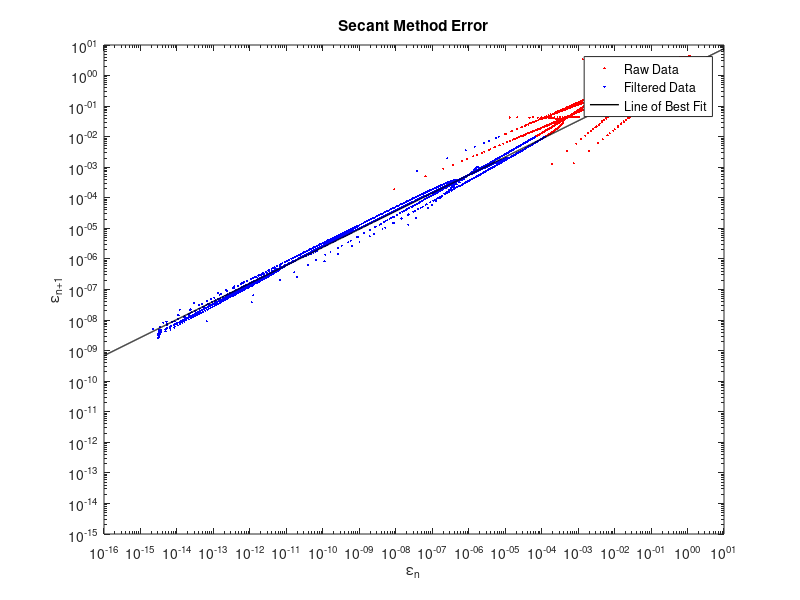

The MATLAB script that drew this image:
%template for testing your basic root finding implementations
function basic_solver_with_tests_template()
    xvals = linspace(-50,50,201);
    [yvals,~] = test_func01(xvals);

    % hold on
    % axis([-15,40,-50,80]);
    % plot(xvals,yvals,'r','linewidth',2);
    % plot(xvals,0*xvals,'k--','linewidth',1);
    % xlabel('x'); ylabel('y'); title('Test Function 1');

    % %Newton's method example test
    % 
    % x0_guess = linspace(1,3.5,1000);
    % en_list=[];
    % en1_list=[];
    % index_list = []; %line 36
    % figure()
    % 
    % 
    % for i=1:1000
    % 
    % 
    %     [x_sol, xs_list, xs1_list] = newton_solver(@test_func01,x0_guess(i));  
    % 
    % 
    %     en=abs(xs_list-x_sol);
    %     en1=abs(xs1_list-x_sol);
    %     en_list=[en_list,en];
    %     en1_list=[en1_list,en1];
    % 
    %     index_list = [index_list,1:length(en)]; %line 54
    % 
    % end
    %     x_regression = []; % e_n
    %     y_regression = []; % e_{n+1}
    %     filter_list = [1e-15, 1e-2, 1e-14, 1e-2, 2];
    %     % iterate through the collected data
    %     for n=1:length(index_list)
    %     %if the error is not too big or too small
    %     %and it was enough iterations into the trial...
    %         if en_list(n)>filter_list(1) && en_list(n)<filter_list(2) && ...
    %         en1_list(n)>filter_list(3) && en1_list(n)<filter_list(4) && ...
    %         index_list(n)>filter_list(5)
    %             %then add it to the set of points for regression
    %             x_regression(end+1) = en_list(n);
    %             y_regression(end+1) = en1_list(n);
    %         end
    % 
    %     end
    % 
    % 
    %  % plot(x0_guess,test_func01(x0_guess),'bo','markerfacecolor','b','markersize',5);
    %  % 
    %  % 
    %  % plot(x_sol,test_func01(x_sol),'go','markerfacecolor','g','markersize',5);
    %  loglog(en_list,en1_list,'r.', 'MarkerSize',5 ); hold on
    %  loglog(x_regression,y_regression,'b.', 'MarkerSize',5);
    %  [p,k] = generate_error_fit(x_regression,y_regression);
    % % 
    % %example for how to plot fit line
    % %generate x data on a logarithmic range
    % fit_line_x = 10.^[-16:.01:1];
    % %compute the corresponding y values
    % fit_line_y = k*fit_line_x.^p;
    % %plot on a loglog plot.
    % loglog(fit_line_x,fit_line_y,'k-','linewidth',1)
    % 
    % title("Newton's Method Error")
    % xlabel('\epsilon_{n}')
    % ylabel('\epsilon_{n+1}')
    % legend("Raw Data", "Filtered Data", "Line of Best Fit")

    %Secant method example test
  
    % plot(x0_guess,test_func01(x0_guess),'bo','markerfacecolor','b','markersize',5);
    % plot(x1_guess,test_func01(x1_guess),'ko','markerfacecolor','k','markersize',5);
    x0_guess = linspace(-2,-10,1000);
    x1_guess = linspace(0.3,5,1000);
    en_list=[];
    en1_list=[];
    index_list = []; %line 36
    figure()
     
     
    for i=1:1000
        [x_sol, x_lists, x1_lists] = secant_solver(@test_func01,x0_guess(i),x1_guess(i));
        % plot(x_sol,test_func01(x_sol),'go','markerfacecolor','g','markersize',5);
    
        en=abs(x_lists-x_sol);
        en1=abs(x1_lists-x_sol);
        
        en_list=[en_list,en];
        en1_list=[en1_list,en1];
    
        index_list = [index_list,1:length(en)]; %line 54

    end
        x_regression = []; % e_n
        y_regression = []; % e_{n+1}
        filter_list = [1e-15, 1e-2, 1e-14, 1e-2, 2];
        % iterate through the collected data
        for n=1:length(index_list)
        %if the error is not too big or too small
        %and it was enough iterations into the trial...
            if en_list(n)>filter_list(1) && en_list(n)<filter_list(2) && ...
            en1_list(n)>filter_list(3) && en1_list(n)<filter_list(4) && ...
            index_list(n)>filter_list(5)
                %then add it to the set of points for regression
                x_regression(end+1) = en_list(n);
                y_regression(end+1) = en1_list(n);
            end

        end
    loglog(en_list,en1_list,'r.', 'MarkerSize',5 ); hold on
    loglog(x_regression,y_regression,'b.', 'MarkerSize',5);
    [p,k] = generate_error_fit(x_regression,y_regression)
    
    %example for how to plot fit line
    %generate x data on a logarithmic range
    fit_line_x = 10.^[-16:.01:1];
    %compute the corresponding y values
    fit_line_y = k*fit_line_x.^p;
    %plot on a loglog plot.
    loglog(fit_line_x,fit_line_y,'k-','linewidth',1)

    title("Secant Method Error")
    xlabel('\epsilon_{n}')
    ylabel('\epsilon_{n+1}')
    legend("Raw Data", "Filtered Data", "Line of Best Fit")

    % % Bisection method example test
    % x_left=linspace(-7,-0.2,1000);
    % x_right=linspace(0.2,7,1000);
    % 
    % en_list=[];
    % en1_list=[];
    % index_list = []; %line 36
    % figure()
    % 
    % 
    % for i=1:1000
    % 
    % 
    % % plot(x_left(i),test_func01(x_left(i)),'bo','markerfacecolor','b','markersize',5);
    % % plot(x_right(i),test_func01(x_right(i)),'ko','markerfacecolor','k','markersize',5);
    % 
    % [x_sol, x_list, x_listn] = bisection_solver(@test_func01,x_left(i),x_right(i));
    % %plot(x_sol,test_func01(x_sol),'go','markerfacecolor','g','markersize',5);
    % 
    % 
    % en=abs(x_list-x_sol);
    % en1=abs(x_listn-x_sol);
    % en_list=[en_list,en];
    % en1_list=[en1_list,en1];
    % 
    % index_list = [index_list,1:length(en)]; %line 54
    % 
    % end
    % 
    % %example for how to filter the error data
    % %currently have error_list0, error_list1, index_list
    % %data points to be used in the regression
    % 
    % 
    % x_regression = []; % e_n
    % y_regression = []; % e_{n+1}
    % filter_list = [1e-15, 1e-2, 1e-14, 1e-2, 2];
    % % iterate through the collected data
    % for n=1:length(index_list)
    % %if the error is not too big or too small
    % %and it was enough iterations into the trial...
    %     if en_list(n)>filter_list(1) && en_list(n)<filter_list(2) && ...
    %     en1_list(n)>filter_list(3) && en1_list(n)<filter_list(4) && ...
    %     index_list(n)>filter_list(5)
    %     %then add it to the set of points for regression
    %     x_regression(end+1) = en_list(n);
    %     y_regression(end+1) = en1_list(n);
    %     end
    % end
    % 
    % loglog(en_list,en1_list,'r.', 'MarkerSize',5 ); hold on
    % loglog(x_regression,y_regression,'b.', 'MarkerSize',5);
    % 
    % [p,k] = generate_error_fit(x_regression,y_regression)
    % 
    % %example for how to plot fit line
    % %generate x data on a logarithmic range
    % fit_line_x = 10.^[-16:.01:1];
    % %compute the corresponding y values
    % fit_line_y = k*fit_line_x.^p;
    % %plot on a loglog plot.
    % loglog(fit_line_x,fit_line_y,'k-','linewidth',2)
    % 
    % title("Bisection Method Error")
    % xlabel('\epsilon_{n}')
    % ylabel('\epsilon_{n+1}')
    % legend("Raw Data", "Filtered Data", "Line of Best Fit")


end

%example for how to compute the fit line
%data points to be used in the regression
%x_regression -> e_n
%y_regression -> e_{n+1}
%p and k are the output coefficients

function [p,k] = generate_error_fit(x_regression,y_regression)
%generate Y, X1, and X2
%note that I use the transpose operator (')
%to convert the result from a row vector to a column
%If you are copy-pasting, the ' character may not work correctly
Y = log(y_regression)';
X1 = log(x_regression)';
X2 = ones(length(X1),1);
%run the regression
coeff_vec = regress(Y,[X1,X2]);
%pull out the coefficients from the fit
p = coeff_vec(1);
k = exp(coeff_vec(2));
end

%Definition of the test function and its derivative (as a single function):
%This definition uses the function keyword
%when passing this function as an argument to a solver,
%you'll need to use the handle operator
%ex. solver(@test_func01,x_guess)

function [fval,dfdx] = test_func01(x)
    fval = (x.^3)/100 - (x.^2)/8 + 2*x + 6*sin(x/2+6) -.7 - exp(x/6);
    dfdx = 3*(x.^2)/100 - 2*x/8 + 2 +(6/2)*cos(x/2+6) - exp(x/6)/6;
end


function [x,x_list, x_listn] = bisection_solver(fun,x_left,x_right)
    x_mid=(x_left+x_right)/2;
    x_list=[];
    x_listn=[];
    if (fun(x_left)<0 && fun(x_right)>0) || (fun(x_left)>0 && fun(x_right)<0)

        while abs(fun(x_mid))>(1*10^-14)
            
            if fun(x_left)>0 && fun(x_mid)<0 || fun(x_left)<0 && fun(x_mid)>0
                x_right=x_mid;
    
            else 
                x_left=x_mid;
            end
            
            x=x_mid;
            x_list(end+1)=x;
            
            x_mid=(x_left+x_right)/2;
            x_listn(end+1)=x_mid;
    
            if abs(x-x_mid)<1*10^-14 && abs(fun(x_mid))<1*10^-14
                return
            end
        end 
    else
        x=0;
        return
    end
   
    return;
end

%Note that fun(x) should output [f,dfdx], where dfdx is the derivative of f
function [xn, x_list, x1_list] = newton_solver(fun,x0)
    xn=x0;
    x_list=[];
    x1_list=[];
    while abs(fun(xn))>0.000000005

        [fn, dfn]= fun(xn);
        if abs(dfn)<0.000000000000000000000005
            return
        end
        xn1= xn- fn/dfn;
        x_list=[x_list, xn];
        x1_list=[x1_list, xn1];
        xn=xn1;

        if abs(xn1-xn)<1*10^-14 && abs(fun(xn))<1*10^-14
            return
        end
    end 
   
    return;
end

function [xn,x_list,x1_list] = secant_solver(fun,x0, x1)
    xn2=x0;
    xn1=x1;
    xn = xn1;
    x_list=[];
    x1_list=[];
    while abs(fun(xn))>1*10^-14
        fxn1 = fun(xn1);
        fxn2 = fun(xn2);
        if abs(fxn1-fxn2)<0.000000000000000000000005
            return
        end
        xn = xn1-fxn1*((xn1-xn2)/(fxn1-fxn2));
        x_list=[x_list, xn];
        x1_list=[x1_list, xn1];
        xn2=xn1;
        xn1=xn;
        
        if abs(xn1-xn)<(1*10^-14) && abs(fun(xn))<(1*10^-14)
            return
        end
    end 
 
    return;
end
